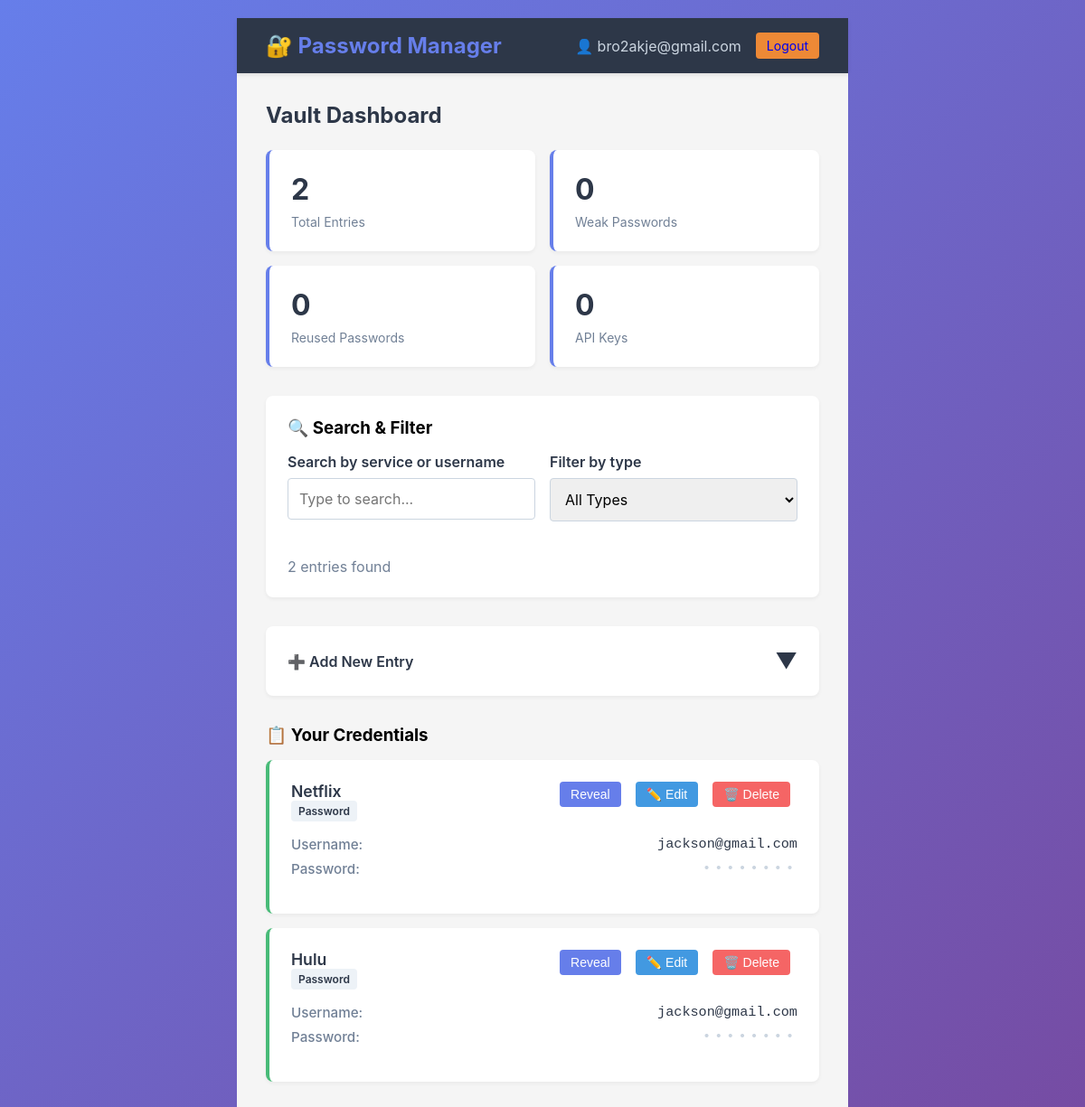
The app's page /dashboard (signed in) with its own data.
### tables this page shows
CREATE TABLE passwords (
            id INTEGER PRIMARY KEY,
            owner_username TEXT,
            service TEXT,
            username TEXT,
            password TEXT, entry_type TEXT DEFAULT 'password',
            FOREIGN KEY(owner_username) REFERENCES users(username)
        );

### app.py (the view)
@app.route('/dashboard')
@login_required
def dashboard():
    username = session.get('username')
    pm = PasswordManager(username)
    entries = pm.view_entries()
    health = pm.vault_health()
    total_entries = health.get('total_entries', 0)
    weak_passwords = health.get('weak_passwords', 0)
    reused_passwords = health.get('reused_passwords', 0)
    api_count = len([e for e in entries if e[4] == "api_key"])
    return render_template('dashboard.html',
                         username=username,
                         entries=entries,
                         total_entries=total_entries,
                         weak_passwords=weak_passwords,
                         reused_passwords=reused_passwords,
                         api_count=api_count,
                         valid_types=VALID_ENTRY_TYPES)

### app.py (called while the page is built)
def login_required(f):
    @wraps(f)
    def decorated_function(*args, **kwargs):
        if 'logged_in' not in session or not session['logged_in']:
            flash('Please log in first.', 'warning')
            return redirect(url_for('login'))
        return f(*args, **kwargs)
    return decorated_function

### databaseConnect.py (called while the page is built)
    def create_table(self):
        query_users = """
        CREATE TABLE IF NOT EXISTS users (
            id INTEGER PRIMARY KEY,
            username TEXT UNIQUE,
            passwordHash TEXT
        )
        """
        self._execute_query(query_users)
        query_passwords = """
        CREATE TABLE IF NOT EXISTS passwords (
            id INTEGER PRIMARY KEY,
            owner_username TEXT,
            service TEXT,
            username TEXT,
            password TEXT,
            entry_type TEXT DEFAULT 'password',
            FOREIGN KEY(owner_username) REFERENCES users(username)
        )
        """
        self._execute_query(query_passwords)
        self._migrate_table()

    def _migrate_table(self):
        try:
            self._execute_query("ALTER TABLE passwords ADD COLUMN entry_type TEXT DEFAULT 'password'")
        except sqlite3.OperationalError:
            pass  # Column already exists, nothing to do

    def _execute_query(self, query, params=()):
        cursor = self.conn.cursor()
        cursor.execute(query, params)
        self.conn.commit()
        return cursor

    def get_password_entries(self, owner_username):
        query = "SELECT id, service, username, password, entry_type FROM passwords WHERE owner_username = ?"
        cursor = self._execute_query(query, (owner_username,))
        return cursor.fetchall()

### passwordGenerator.py (called while the page is built)
def passwordStrength(password):
    score = 0
    if len(password) >= 8:
        score += 1
    if len(password) >= 14:
        score += 1
    if any(char.isdigit() for char in password):
        score += 1
    if any(char.isupper() for char in password):
        score += 1
    if any(char.islower() for char in password):
        score += 1
    if any(not char.isalnum() for char in password):
        score += 1
    if score <= 2:
        return "❌ Weak"
    elif score <= 4:
        return "⚠️ Medium"
    return "✅ Strong"

### passwordManager.py (called while the page is built)
    def view_entries(self, filter_type=None):
        entries = self.db.get_password_entries(self.username)
        if filter_type:
            entries = [e for e in entries if e[4] == filter_type]
        return entries

### templates/dashboard.html (shortened to what this page needs)
{% extends "base.html" %}
{% block content %}
<div class="dashboard-body">
    <div class="navbar">
        <div class="navbar-brand">🔐 Password Manager</div>
        <div class="navbar-right">
            <span class="navbar-user">👤 {{ username }}</span>
            <a href="{{ url_for('logout') }}" class="btn btn-logout btn-small">Logout</a>
        </div>
    </div>
    <div class="container">
        <h1 class="card-title mb-3">Vault Dashboard</h1>
        <div class="metrics-grid">
            <div class="metric-card">
                <div class="metric-value">{{ total_entries }}</div>
                <div class="metric-label">Total Entries</div>
            </div>
            <div class="metric-card {% if weak_passwords > 0 %}metric-warning{% endif %}">
                <div class="metric-value">{{ weak_passwords }}</div>
                <div class="metric-label">Weak Passwords {% if weak_passwords > 0 %}⚠️{% endif %}</div>
            </div>
            <div class="metric-card {% if reused_passwords > 0 %}metric-warning{% endif %}">
                <div class="metric-value">{{ reused_passwords }}</div>
                <div class="metric-label">Reused Passwords {% if reused_passwords > 0 %}⚠️{% endif %}</div>
            </div>
            <div class="metric-card">
                <div class="metric-value">{{ api_count }}</div>
                <div class="metric-label">API Keys</div>
            </div>
        </div>
        <div class="search-section">
            <h3 style="margin-bottom: 1rem;">🔍 Search & Filter</h3>
            <div class="search-grid">
                <div class="form-group">
                    <label for="search">Search by service or username</label>
                    <input type="text" id="search" placeholder="Type to search...">
                </div>
                <div class="form-group">
                    <label for="filter">Filter by type</label>
                    <select id="filter">
                        <option value="all">All Types</option>
                    </select>
                </div>
            </div>
            <div style="margin-top: 1rem; color: #718096;">
                <span id="entries-count">{{ entries|length }}</span> entries found
            </div>
        </div>
        <div class="expandable-section">
            <div class="expandable-header" onclick="toggleExpandable(this)">
                <span>➕ Add New Entry</span>
                <span style="font-size: 1.5rem;">▼</span>
            </div>
        </div>
        <div>
            <h3 style="margin-bottom: 1rem;">📋 Your Credentials</h3>
            <div id="entries-container">
                {% if not entries %}
                    <div class="no-entries">
                        <p>No credentials stored yet. Add your first entry above!</p>
                    </div>
                {% else %}
                    {% for entry in entries %}
                        <div class="entry-card {% if entry[4] == 'api_key' %}api-key{% else %}password{% endif %}" data-entry-id="{{ entry[0] }}" data-service="{{ entry[1]|lower }}" data-username="{{ entry[2]|lower }}" data-type="{{ entry[4] }}">
                            <div class="entry-header">
                                <div>
                                    <div class="entry-service">{{ entry[1] }}</div>
                                    <span class="entry-type {% if entry[4] == 'api_key' %}api-key{% endif %}">{{ entry[4]|replace('_', ' ')|capitalize }}</span>
                                </div>
                                <div class="entry-actions">
                                    <button onclick="revealPassword({{ entry[0] }}, this)" class="btn btn-small btn-small-action" style="background: #667eea; color: white; border: none; cursor: pointer;">Reveal</button>
                                    <button onclick="editEntry({{ entry[0] }}, '{{ entry[1] }}', '{{ entry[2] }}', '{{ entry[3] }}', '{{ entry[4] }}')" class="btn btn-small btn-small-action" style="background: #4299e1; color: white; border: none; cursor: pointer;">✏️ Edit</button>
                                    <button onclick="deleteEntry({{ entry[0] }}, '{{ entry[1] }}')" class="btn btn-small btn-small-action" style="background: #f56565; color: white; border: none; cursor: pointer;">🗑️ Delete</button>
                                </div>
                            </div>
                            <div class="entry-body">
                                <div class="entry-row">
                                    <span class="entry-label">Username:</span>
                                    <span class="entry-value">{{ entry[2] }}</span>
                                </div>
                                <div class="entry-row">
                                    <span class="entry-label">Password:</span>
                                    <span class="entry-value masked password-masked" data-password="{{ entry[3] }}">••••••••</span>
                                </div>
                            </div>
                        </div>
                    {% endfor %}
                {% endif %}
            </div>
        </div>
    </div>
</div>
{% endblock %}

### templates/base.html (shortened to what this page needs)
<!DOCTYPE html>
<html lang="en">
<head>
</head>
<body>
    {% block content %}{% endblock %}
</body>
</html>

### records on screen
passwords: service "Netflix", entry_type "Password", username "jackson@gmail.com"
passwords: service "Hulu", entry_type "Password", username "jackson@gmail.com"

### other values on screen
{{ username }} "bro2akje@gmail.com"
{{ total_entries }} "2"
{{ weak_passwords }} "0"
{{ reused_passwords }} "0"
{{ api_count }} "0"
{{ entries|length }} "2"
